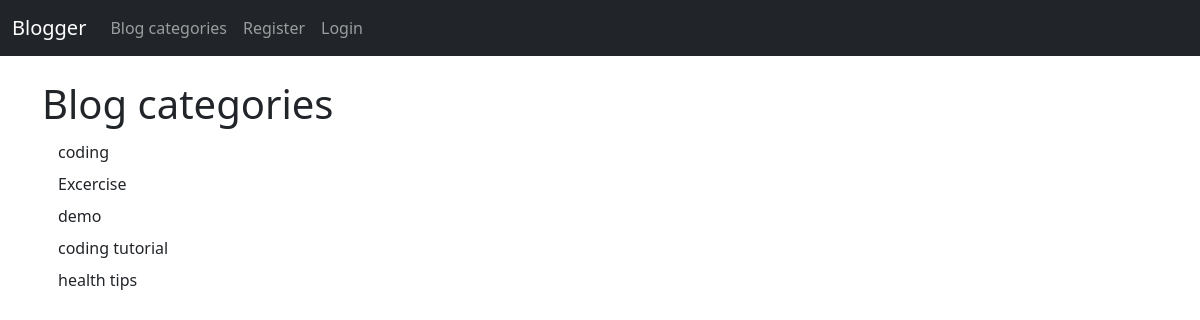
The page /category-list/ on the database its author committed.
### theblog/models.py (models this page shows, shortened)
class Category(models.Model):
    name = models.CharField(max_length=255)
    def __str__(self):
        return self.name

### theblog/views.py (the view)
# urls.py: path('category-list/',CategoryListView,name="category-list"),
def CategoryListView(request):
    cat_menu_list= Category.objects.all()
    return render(request,'category_list.html',{'cat_menu_list':cat_menu_list})

### theblog/templates/category_list.html
{%extends 'base.html'%}
{%block content%}
    <h1>Blog categories</h1>
    {%if cat_menu_list%}
        {%for item in cat_menu_list%}
       <a class="dropdown-item" href="{%url 'category' item|slugify%}">{{item}}</a>
        {%endfor%}
    {% else%}
    <h1>Not </h1>
    {% endif %}
{% endblock %}

### rows shown on the page
Category: name "coding"
Category: name "Excercise"
Category: name "demo"
Category: name "coding tutorial"
Category: name "health tips"
